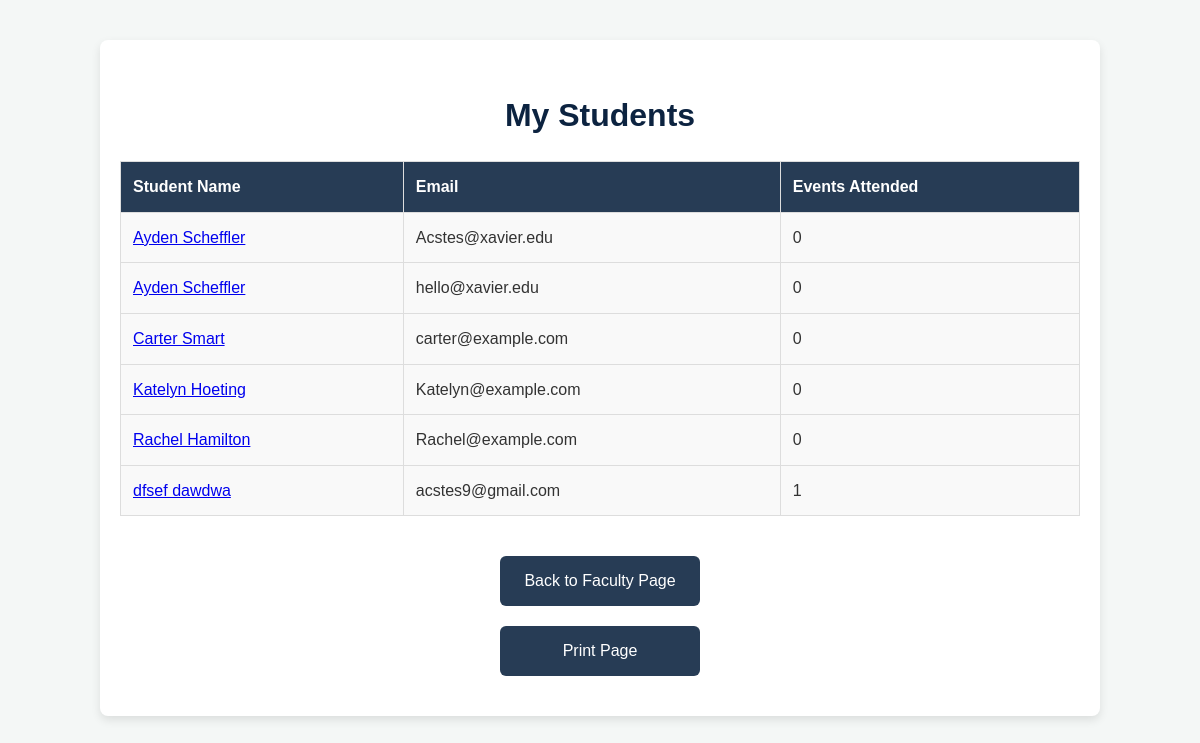
The app's page /my_students, older data.
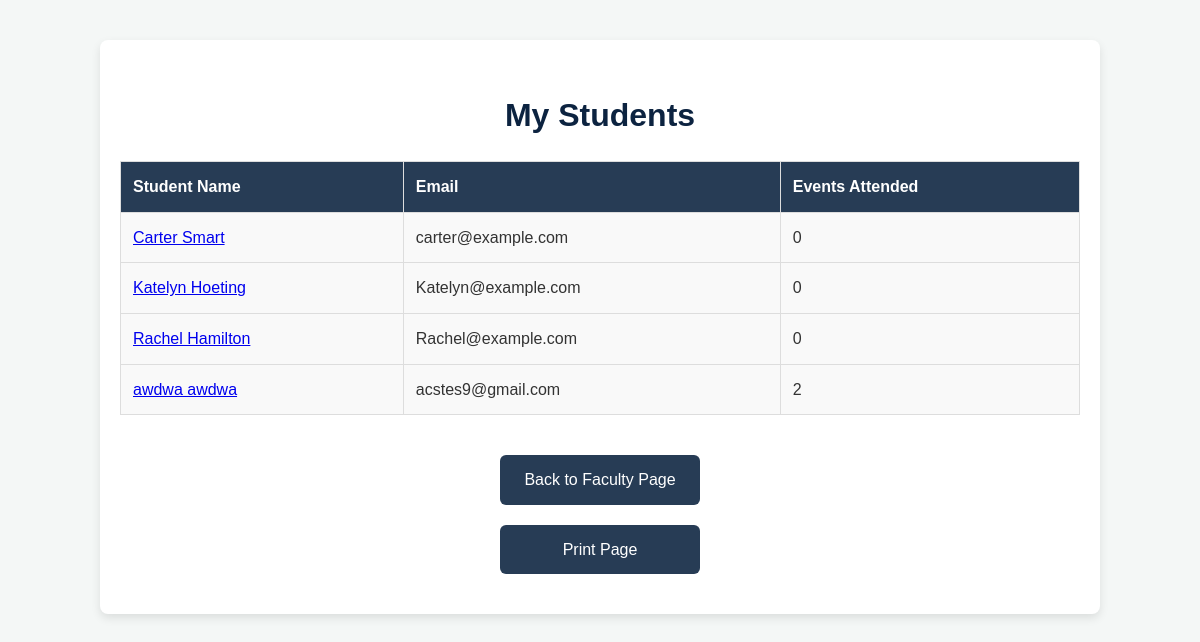
The same page, newer data.
### tables this page shows
CREATE TABLE users (
    id INTEGER PRIMARY KEY AUTOINCREMENT,
    firstName TEXT NOT NULL,
    lastName TEXT NOT NULL,
    password TEXT NOT NULL,
    email TEXT UNIQUE NOT NULL,
    role TEXT NOT NULL CHECK (role IN ('student', 'admin'))
);

### flask_intro.py (the view)
@app.route('/my_students')
def my_students():
    db = get_db()
    students = db.execute("""
        SELECT
            u.firstName || ' ' || u.lastName AS name,
            u.email,
            COUNT(a.event_id) AS events_attended
        FROM users u
        LEFT JOIN attendance a ON u.email = a.email
        WHERE u.role = 'student'
        GROUP BY u.email
        ORDER BY name ASC
    """).fetchall()
    return render_template('MyStudents.html', students=students)

### flask_intro.py (called while the page is built)
def get_db():
    if 'sqlite_db' not in g:
        g.sqlite_db = sqlite3.connect(
            DB_PATH,
            detect_types=sqlite3.PARSE_DECLTYPES
        )
        g.sqlite_db.row_factory = sqlite3.Row
    return g.sqlite_db

### templates/MyStudents.html (shortened to what this page needs)
<!DOCTYPE html>
<html lang="en">
<head>
</head>
<body>
<div class="container">
    <h1>My Students</h1>
    <div class="table-container">
        <table>
            <thead>
                <tr>
                    <th>Student Name</th>
                    <th>Email</th>
                    <th>Events Attended</th>
                </tr>
            </thead>
            <tbody>
                {% for student in students %}
                <tr>
                    <td><a href="{{ url_for('my_activities_for_faculty') }}">{{ student.name }}</a></td>
                    <td>{{ student.email }}</td>
                    <td>{{ student.events_attended }}</td>
                </tr>
                {% endfor %}
            </tbody>
        </table>
    </div>
    <a href="/faculty" class="button">Back to Faculty Page</a>
    <a href="javascript:void(0);" class="print-btn" onclick="window.print();">Print Page</a>
</div>
</body>
</html>

### templates/MyStudents.html (style rules this page uses)
* { box-sizing: border-box; margin: 0; padding: 0; font-family: 'PP Neue Montreal', sans-serif; }
body { background-color: #f4f7f6; color: #333; font-size: 16px; line-height: 1.6; }
h1 { text-align: center; color: #0c2340; font-size: 2rem; margin-top: 30px; }
.container { max-width: 1000px; margin: 40px auto; padding: 20px; background-color: white; border-radius: 8px; box-shadow: 0 4px 10px rgba(0, 0, 0, 0.1); }
.table-container { overflow-x: auto; }
table { width: 100%; border-collapse: collapse; margin: 20px 0; }
table, th, td { border: 1px solid #ddd; }
th, td { padding: 12px; text-align: left; }
th { background-color: #0c2340e2; color: white; font-weight: bold; }
td { background-color: #f9f9f9; }
.button, .print-btn { display: block; width: 200px; padding: 12px; text-align: center; border-radius: 6px; font-size: 1rem; margin: 20px auto; cursor: pointer; transition: background-color 0.3s ease; }
.button { background-color: #0c2340e2; color: white; text-decoration: none; }
.print-btn { background-color: #0c2340e2; color: white; text-decoration: none; }

Row changes from the older to the newer data that the page shows:
removed users: name "Ayden Scheffler", email "Acstes@xavier.edu", events_attended "0"
removed users: name "Ayden Scheffler", email "hello@xavier.edu", events_attended "0"
changed users "acstes9@gmail.com": name "dfsef dawdwa" → "awdwa awdwa"; events_attended "1" → "2"
